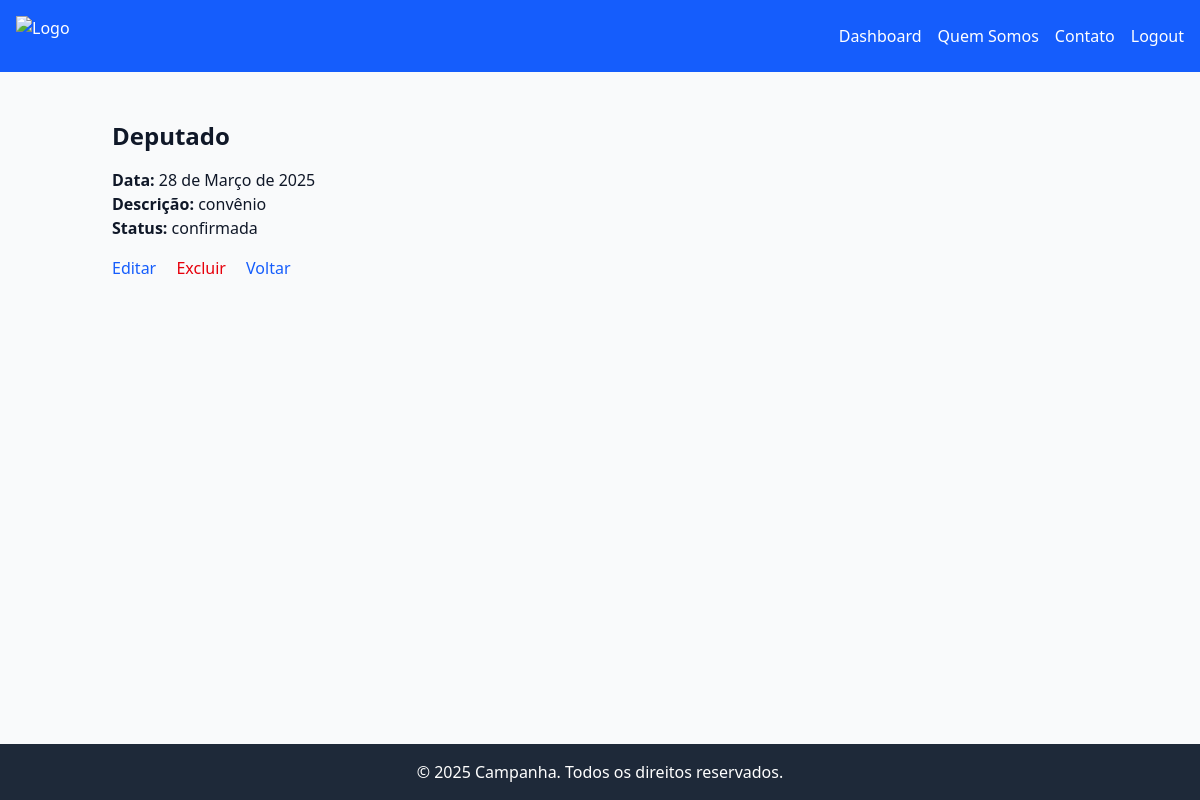
Screenshot of /agenda/4/ (signed in) with the database file from the repository.
### agenda/models.py (models this page shows, shortened)
class Agenda(models.Model):
    title = models.CharField(max_length=255)
    date = models.DateField()
    description = models.TextField(blank=True, null=True)
    status = models.CharField(
        max_length=50,
        choices=[
            ('pendente', 'Pendente'),
            ('confirmada', 'Confirmada'),
            ('conflitante', 'Conflitante')
        ]
    )
    coordenador = models.ForeignKey(Coordenador, on_delete=models.CASCADE, related_name="agendas")

### agenda/views.py (the view)
# urls.py: path('<int:pk>/', views.detail_agenda, name='detail'),
@login_required
def detail_agenda(request, pk):
    agenda = get_object_or_404(Agenda, pk=pk)
    return render(request, 'agenda/detail.html', {'agenda': agenda})

### agenda/templates/agenda/detail.html (shortened to what this page needs)
{% extends 'base1.html' %}
{% block content %}
<div class="container mx-auto p-6">
    <h1 class="text-2xl font-bold mb-4">{{ agenda.title }}</h1>
    <p><strong>Data:</strong> {{ agenda.date }}</p>
    <p><strong>Descrição:</strong> {{ agenda.description }}</p>
    <p><strong>Status:</strong> {{ agenda.status }}</p>
    <div class="mt-4">
        <a href="{% url 'agenda:edit' agenda.pk %}" class="text-blue-600 hover:underline">Editar</a>
        <a href="{% url 'agenda:delete' agenda.pk %}" class="text-red-600 hover:underline ml-4">Excluir</a>
        <a href="{% url 'agenda:list' %}" class="ml-4 text-blue-600 hover:underline">Voltar</a>
    </div>
</div>
{% endblock %}

### campanha/templates/base1.html (style rules this page uses)
html, body { height: 100%; margin: 0; }
body { display: flex; flex-direction: column; }

### rows the page displays
Agenda: title "Deputado", date "28 de Março de 2025", description "convênio", status "confirmada"
